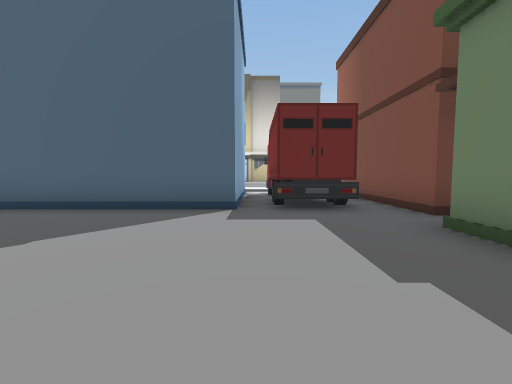
[1] (above)

24 first-person views from a walk through a 3-D level made in the Unity game engine. The camera is 1.4 m above the floor, tilts 4° down and sees 90° across. The floor is counted in squares, 2 m on a side. Each view is taken from the middle of a square. On the plan, view 1 faces up. The plan holds only what a view shows up to about 9 squares ahead; the rest is blank. The place goes on beyond the plan. Some surface patterns are stand-ins.

[2]
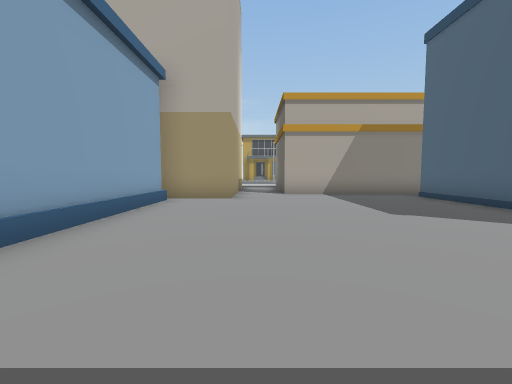

[3]
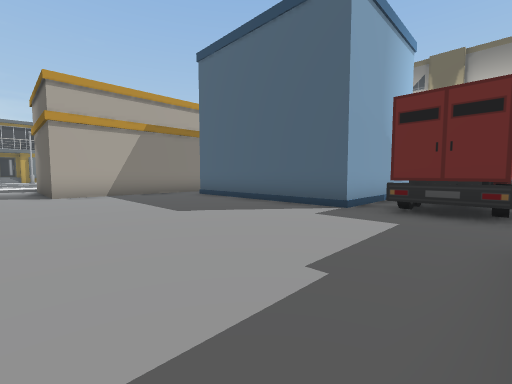

[4]
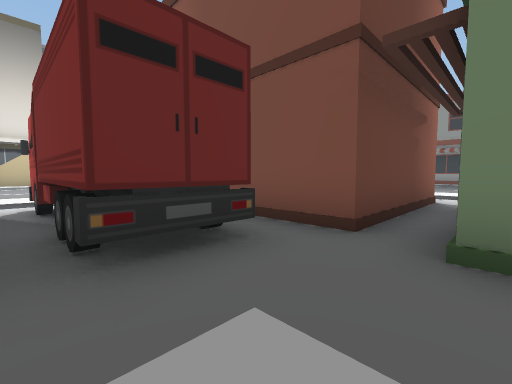

[5]
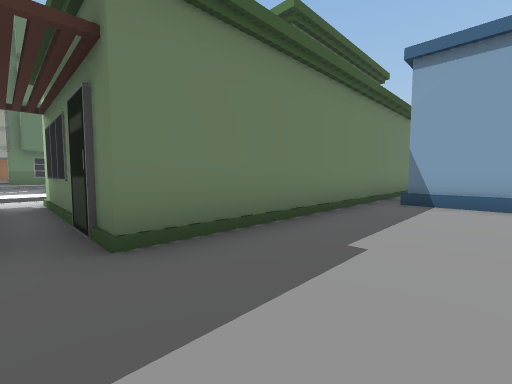

[6]
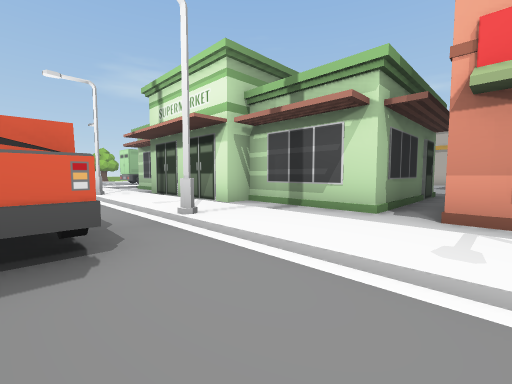

[7]
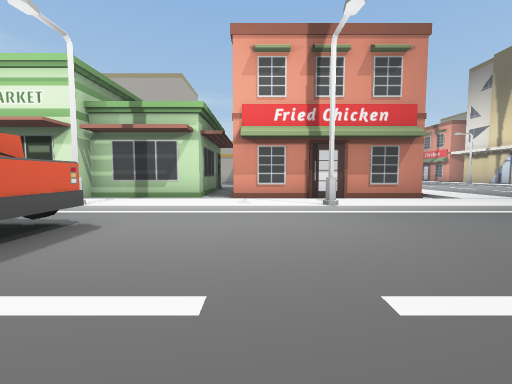

[8]
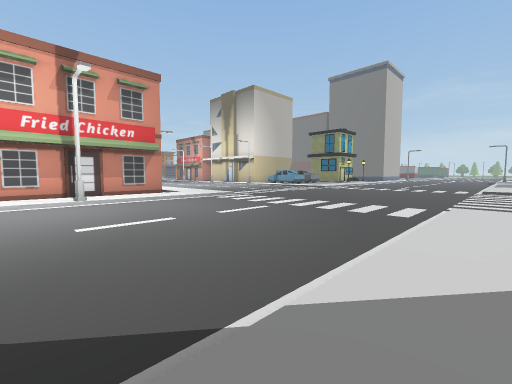

[9]
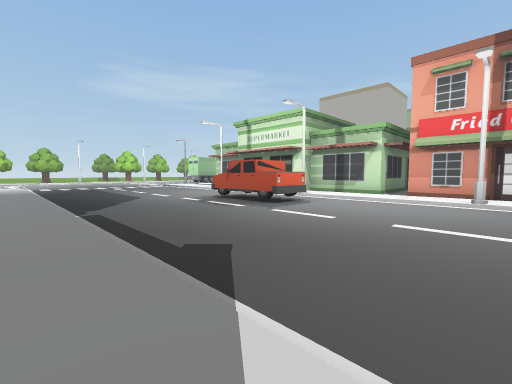

[10]
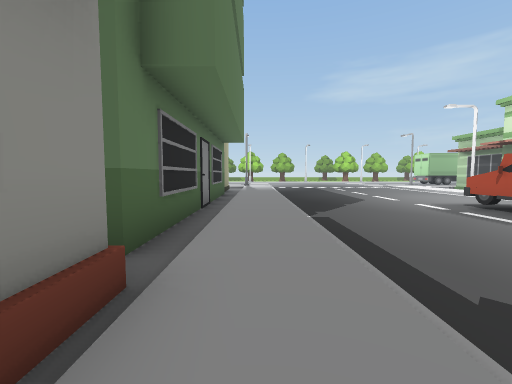

[11]
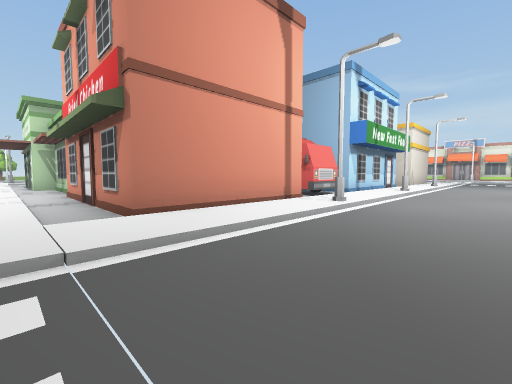

[12]
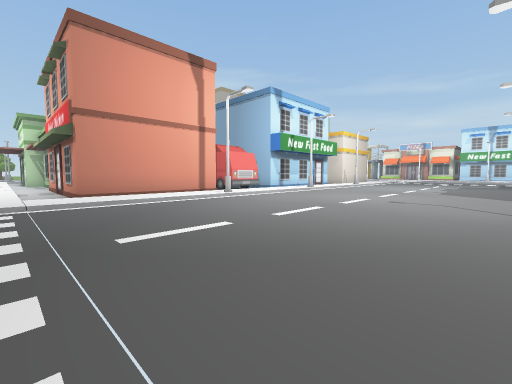

[13]
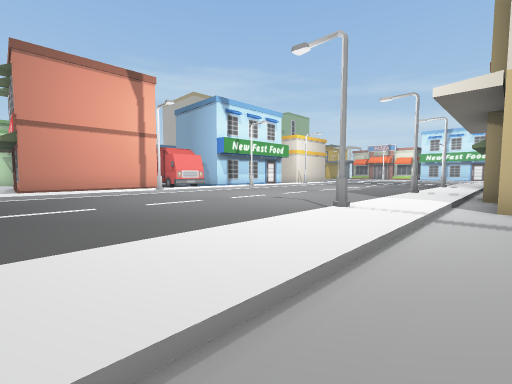

[14]
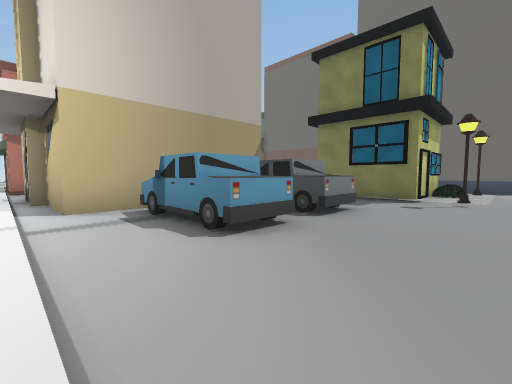

[15]
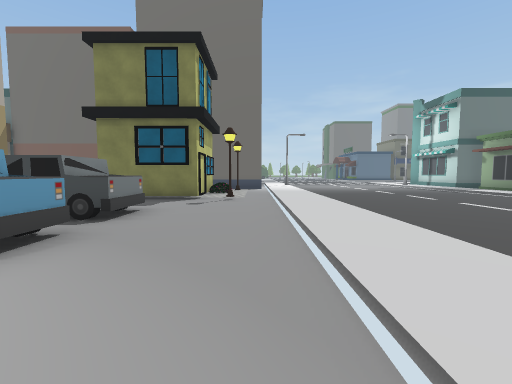

[16]
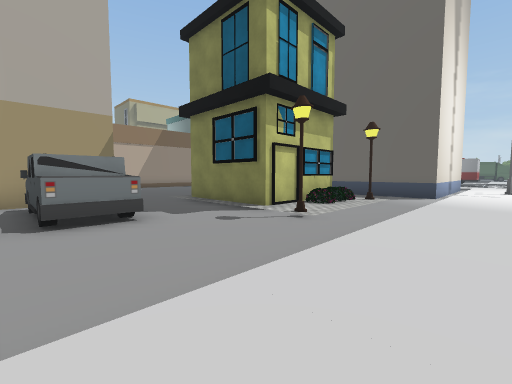

[17]
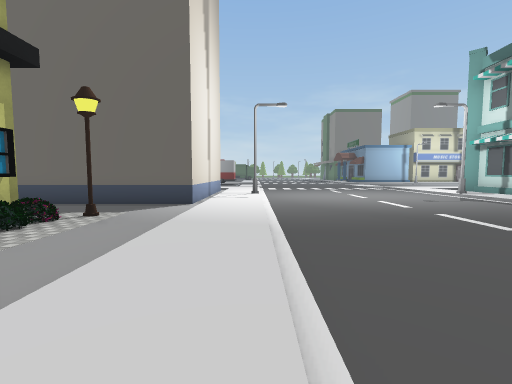

[18]
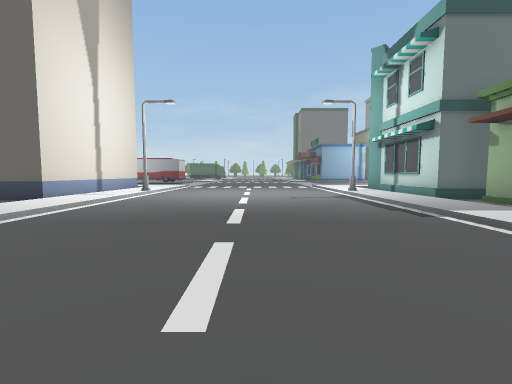

[19]
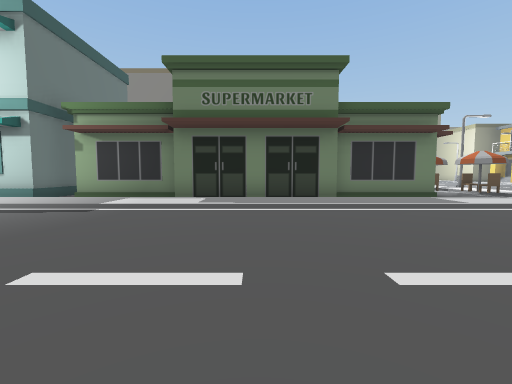

[20]
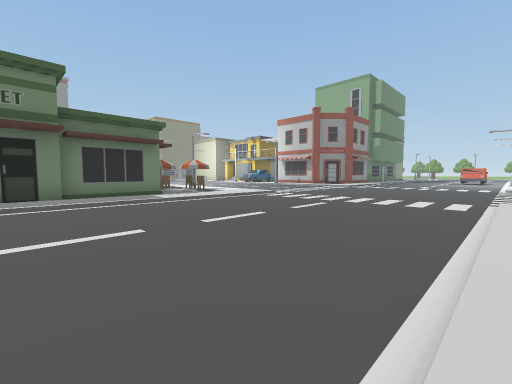

[21]
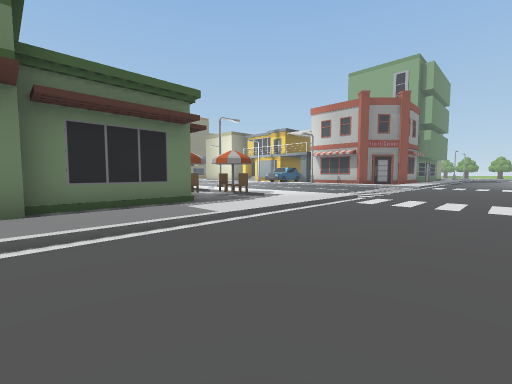

[22]
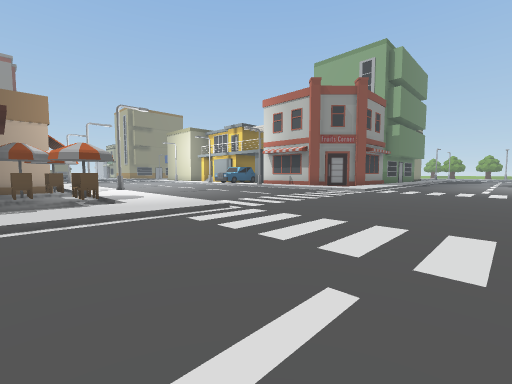

[23]
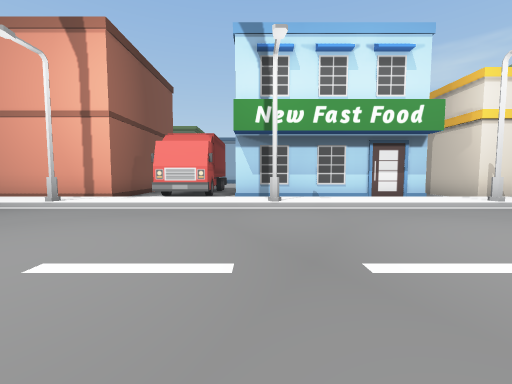

[24]
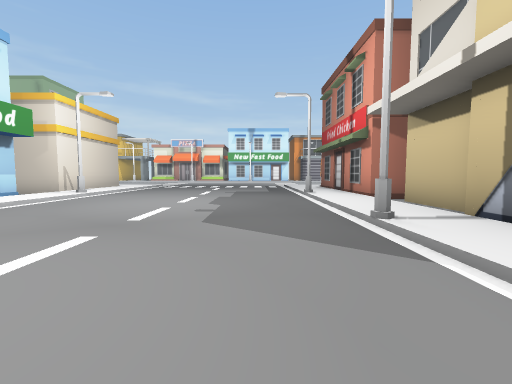

### Floor plan
Key: @ floor where view 1 was taken; # wall or solid block; . main floor; : floor 0.25 m higher than the main floor; / step, stairs or slope; ^ raised ledge; B building; T truck; S streetlight; U bush; C chair; O other object.
Columns run from 7 left of view 1 to 21 right of it. Each row starts with its distance up from view 1.
 36                B:O....../:B
 35                B:/....../:B
 34            BBBBB:/....../:BBB
 33             ....:/....../:.B
 32              ...:/....../:.B
 31              #U.:/....../:.B
 30              #U.:/....../:BB
 29           ####:.:/....../:B
 28          .::##:.:/....../:B
 27          .......:/....../:B
 26          BT.....:/....../:BBB
 25          BTTT...:/....../:.B
 24          B......:/....../:.B
 23             T...:/....../:.B
 22          BTTT...:/....../:..C
 21 ##.BBBBBBB......:/....../:.C.
 20 //////////////// /....../:/C/
 19 S::::S::::S::::: /....../::::
 18 .............................
 17 .............................
 16 ............................
 15 ................... .......
 14 .................   ......
 13 .................   ......
 12 .................  .......
 11 :S::::S::::S::::: ....../:
 10 BBBBBBB.OO######:/....../:
  9 B     B.OO#   #.:/....../:
  8 B     B.OO#   #.:/....../:
  7       B.OO#   #.:/....../:
  6 BB    B.OO#   #.:S....../:
  5 B.BBBBB.OO#####.:/....../:^
  4 B...............:/....../:.
  3 B.........BBBBB.:/....../:.B
  2 B.........B   B.:/.T..../:.B
  1 B.........B   B.:S.T..../:.B
  0 .......@..B  BBB:/.TT.../:.B
 -1 BB........B    B:/....../:.B
 -2  B........B    B:/....../:.B
 -3   BBBBBBB.B    B:S....../:.B

Positions as (right, up) in squares from view 1, and headings:
1: (0, 0), facing up
2: (2, 0), facing left
3: (2, 0), facing up-left
4: (0, 3), facing up-right
5: (0, 4), facing down-right
6: (12, 5), facing down-left
7: (15, 5), facing left
8: (18, 5), facing up-left
9: (18, 7), facing down-left
10: (18, 6), facing down
11: (9, 14), facing down-left
12: (9, 18), facing down-left
13: (8, 21), facing down-left
14: (8, 20), facing up-left
15: (8, 20), facing up
16: (10, 24), facing up-left
17: (10, 27), facing up
18: (14, 27), facing up
19: (12, 28), facing right
20: (10, 27), facing down-right
21: (14, 26), facing down-right
22: (13, 22), facing down-right
23: (-1, 17), facing down
24: (2, 17), facing left
